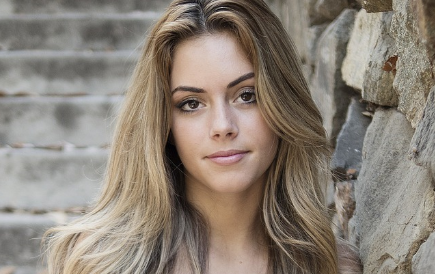
#> input picture 09_projects_2/face.png, 435 x 274 px
$ python 04_eye_detection_image.py
#> lines starting #> are read from the running program, lines starting #| are printed output that depends on the picture; after the words box and inside, x2 and y2 are one past the last pixel; in counts of white or black regions, pixels touching at a corner belong together
import cv2
img = cv2.imread("face.png")
#> img is the input picture: shape (274, 435, 3); mean B, G, R 119.3, 130, 140.1
face_cascade = cv2.CascadeClassifier("D:\\opencv\\OpencvProjects\\haarCascades\\frontalface.xml")
eye_cascade = cv2.CascadeClassifier("D:\\opencv\\OpencvProjects\\haarCascades\\haarcascade_eye.xml")
gray = cv2.cvtColor(img,cv2.COLOR_BGR2GRAY)
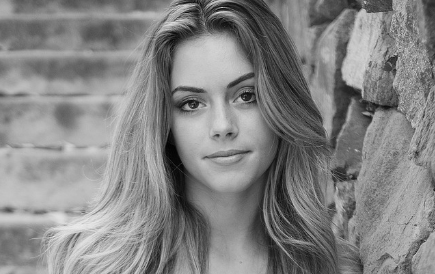
#> gray: shape (274, 435); min 1, max 236, mean 131.8
faces=face_cascade.detectMultiScale(gray,1.3,5)
#> faces = [[151, 48, 138, 138]]

for (x,y,w,h) in faces:
    cv2.rectangle(img,(x,y),(x+w,y+h),(0,255,0),2)
#> this loop made 1 pass
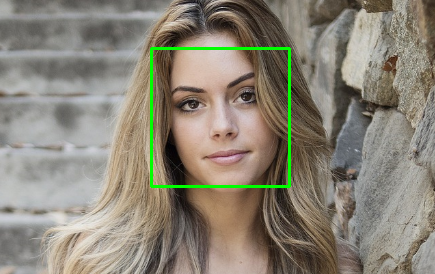
#> img: shape (274, 435, 3); 1.39% of pixels changed, all inside (x1, y1, x2, y2) = (150, 47, 291, 188)
img2=img[y:y+h,x:x+w]
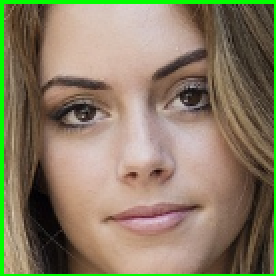
#> img2: shape (138, 138, 3) (shown 2 times larger); mean B, G, R 100.9, 125.8, 138
gray2=cv2.cvtColor(img2,cv2.COLOR_BGR2GRAY)
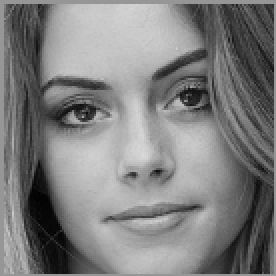
#> gray2: shape (138, 138) (shown 2 times larger); min 1, max 216, mean 126.6
#gray2=gray[y:y+h,x:x+w]

eyes = eye_cascade.detectMultiScale(gray2)
#> eyes = [[74, 31, 37, 37], [22, 39, 34, 34]]
for (x,y,w,h) in eyes:
    cv2.circle(img2,(int(x+(w/2)),int(y+(h/2))),int(w/2),(255,0,0),2)
#> this loop made 2 passes
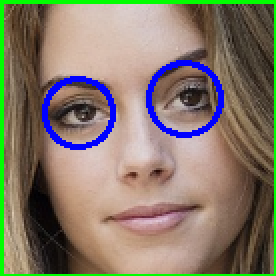
#> img2: shape (138, 138, 3) (shown 2 times larger); 3.57% of pixels changed, all inside (x1, y1, x2, y2) = (21, 30, 112, 75)

cv2.imshow("image",img2)
cv2.imshow("gray2",gray2)
cv2.waitKey(0)
cv2.destroyAllWindows()
